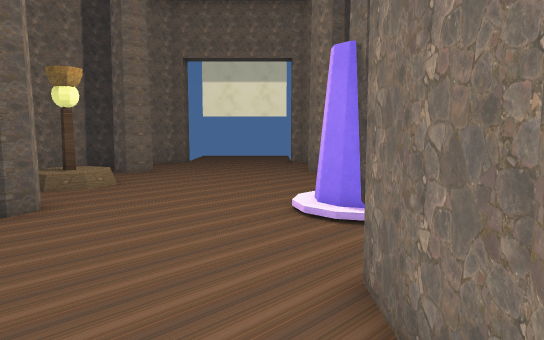
[1] (above)

14 first-person views from a walk through a 3-D level made in the Unity game engine. The camera is 1.5 m above the floor, tilts 6° down and sees 70° across. The floor is counted in squares, 1 m on a side. Each view is taken from the middle of a square. On the plan, view 1 faces up. The plan holds only what a view shows up to about 17 squares ahead; the rest is blank. The place goes on beyond the plan. The player is left out.

[2]
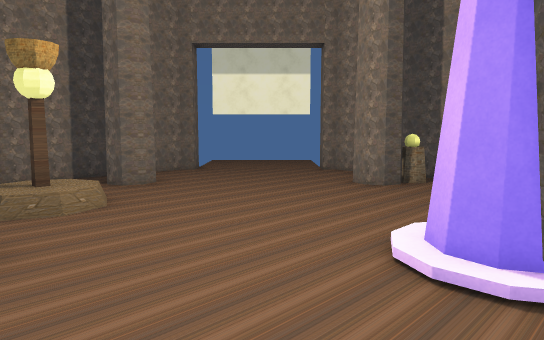

[3]
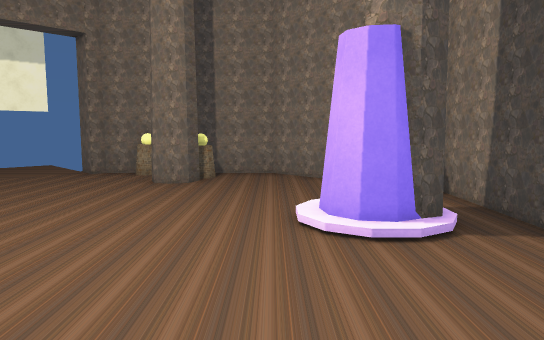

[4]
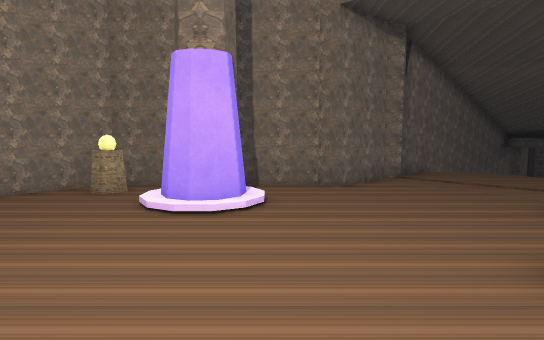

[5]
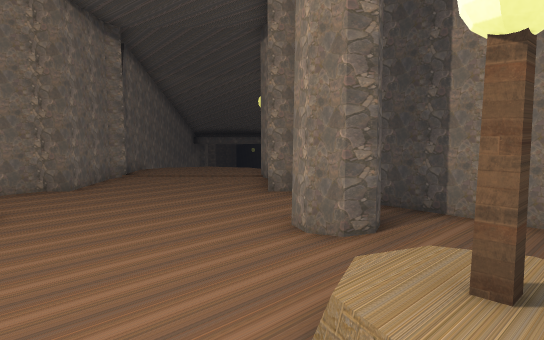

[6]
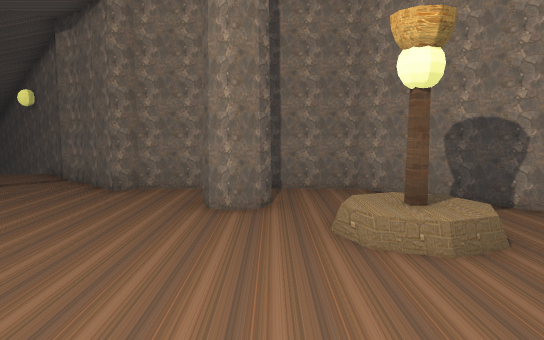

[7]
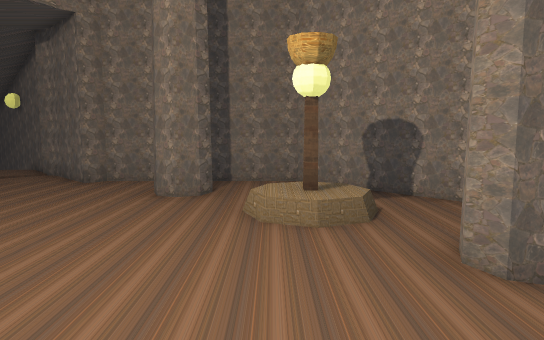

[8]
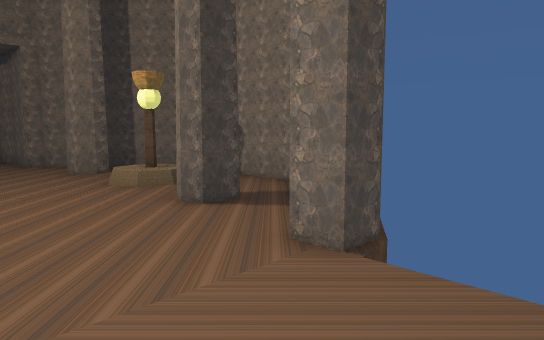

[9]
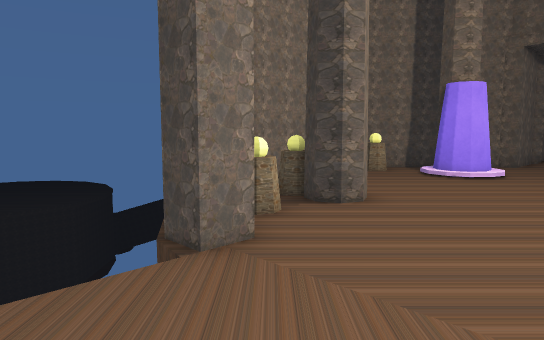

[10]
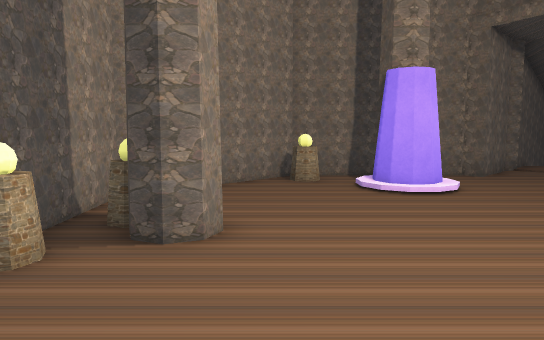

[11]
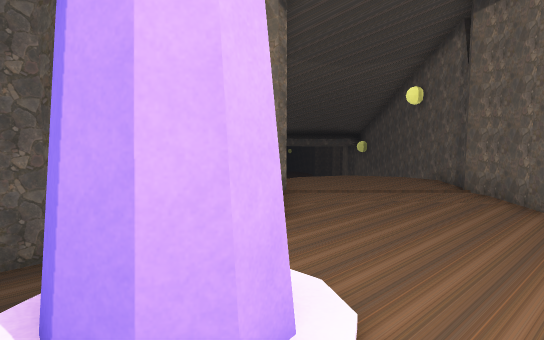

[12]
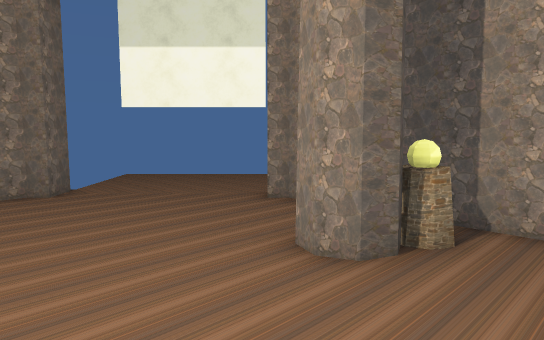

[13]
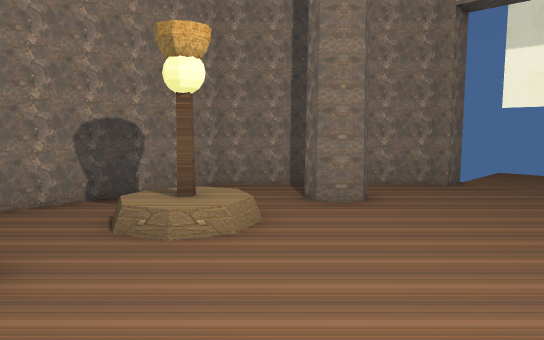

[14]
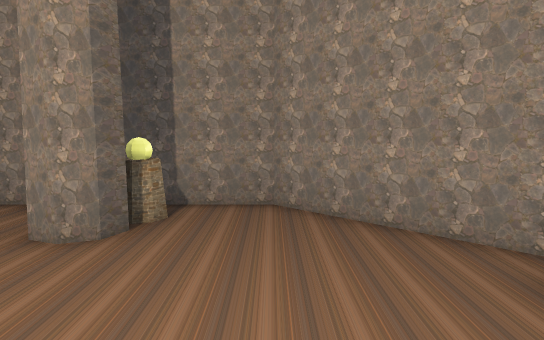

### Floor plan
Points are (right, up) in squares from view 1. A wall is a line through its corners. A room is listed if a view was taken in it or the views show most of it. See-through windows are left out.
Room 1 (views 1, 2, 3, 4, 5, 6, 7, 8, 9, 10, 11, 12, 13, 14)
walls: (0.9, 1.2) (0.9, 3.7) (1.5, 3.7) (5.4, 7.6) (5.4, 13.4) (2.8, 16); (2.5, 16.3) (1.4, 17.4) (0.9, 17.4) (0.9, 18.3); (-3.9, 0.1) (-3.9, -5.5); (-3.9, 18.3) (-3.9, 17.4) (-4.4, 17.4) (-8.4, 13.4) (-8.4, 7.6) (-4.5, 3.7) (-3.9, 3.7) (-3.9, 1.2); (0.9, -5.5) (0.9, 0.1)
low walls: (-4.4, 10.3) (-4.7, 9.7) (-5.3, 9.4); (-5.3, 11.6) (-4.7, 11.3) (-4.5, 10.7); (4, 8.1) (4.2, 8.4) (4.5, 8.6); (-6.3, 11.3) (-5.8, 11.6); (2.7, 14.4) (3.1, 14.6); (3.4, 13.9) (3, 13.8) (2.7, 13.9); (2, 15.8) (1.9, 16.2); (2.3, 15.7) (1.8, 15.9) (2, 16.5)
objects: other object (-6, 6) to (-5, 7); other object (-6, 14) to (-5, 15); other object (1, 7) to (2, 8); other object (1, 8); other object (2, 14)

Positions as (right, up) in squares from view 1, and headings:
1: (0, 0), facing up
2: (-1, 3), facing up
3: (-4, 4), facing up-right
4: (-5, 12), facing down-right
5: (-4, 13), facing down
6: (0, 13), facing down-left
7: (0, 15), facing down-left
8: (0, 21), facing down-left
9: (-3, 21), facing down-right
10: (-3, 17), facing down-right
11: (1, 10), facing down
12: (1, 9), facing up
13: (0, 7), facing up-left
14: (0, 8), facing up-right
